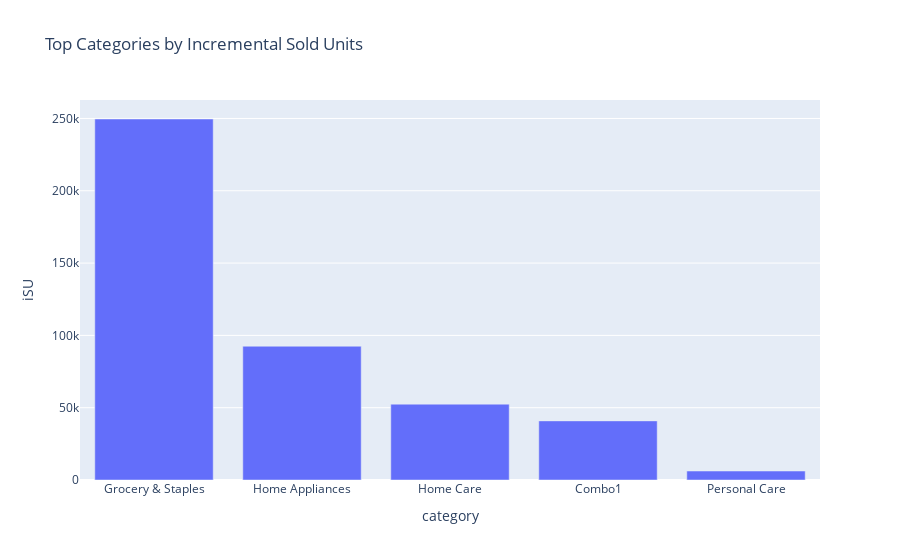

This figure's notebook cell:
### Markdown cell above
<h1 align="center">Exploratory Categories Analysis</h1>

### Code cell
# Product and Category Analysis:

top_categories_lift = merged_df.groupby('category')['iSU'].sum().sort_values(ascending=False)
# Top categories by Incremental Sold Units
fig_top_categories_lift = px.bar(top_categories_lift, x=top_categories_lift.index, y='iSU', title='Top Categories by Incremental Sold Units')
fig_top_categories_lift.show()

### Figure 1 — Plotly figure (JSON) as saved in the notebook; plotly's stock layout.template omitted (floating-point values rounded to 4 significant figures)
{"data": [{"alignmentgroup": "True", "hovertemplate": "category=%{x}<br>iSU=%{y}<extra></extra>", "legendgroup": "", "marker": {"color": "#636efa", "pattern": {"shape": ""}}, "name": "", "offsetgroup": "", "orientation": "v", "showlegend": false, "textposition": "auto", "type": "bar", "x": ["Grocery & Staples", "Home Appliances", "Home Care", "Combo1", "Personal Care"], "xaxis": "x", "y": [249639, 92513, 52443, 40881, 6200], "yaxis": "y"}], "layout": {"barmode": "relative", "legend": {"tracegroupgap": 0}, "title": {"text": "Top Categories by Incremental Sold Units"}, "xaxis": {"anchor": "y", "domain": [0, 1], "title": {"text": "category"}}, "yaxis": {"anchor": "x", "domain": [0, 1], "title": {"text": "iSU"}}}}
